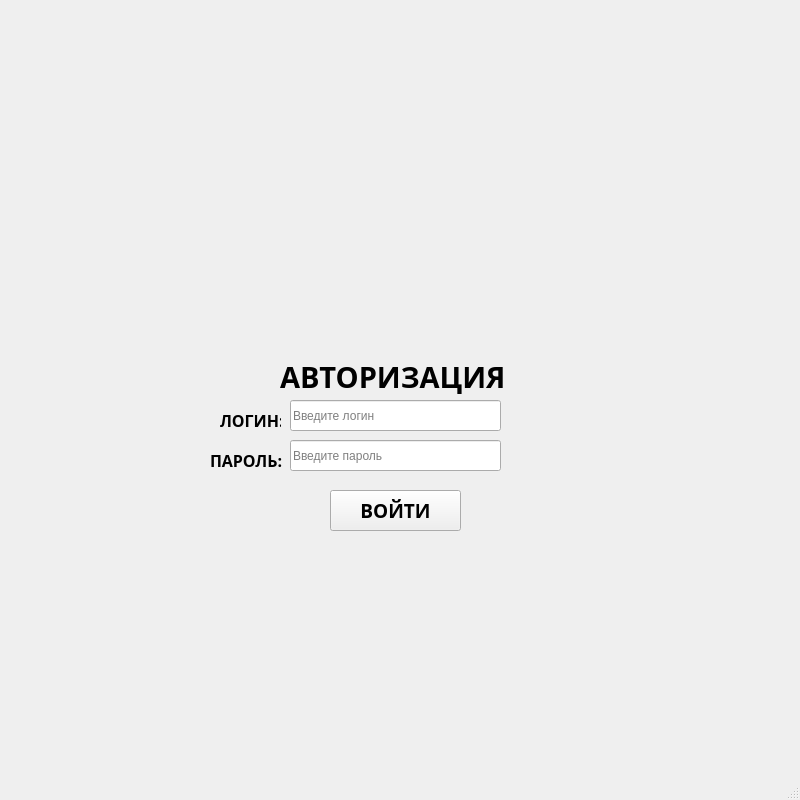
<?xml version="1.0" encoding="UTF-8"?>
<ui version="4.0">
 <class>AuthWindow</class>
 <widget class="QMainWindow" name="AuthWindow">
  <property name="geometry">
   <rect>
    <x>0</x>
    <y>0</y>
    <width>800</width>
    <height>800</height>
   </rect>
  </property>
  <property name="maximumSize">
   <size>
    <width>800</width>
    <height>800</height>
   </size>
  </property>
  <property name="windowTitle">
   <string>Авторизация</string>
  </property>
  <widget class="QWidget" name="centralwidget">
   <widget class="QLineEdit" name="login_input">
    <property name="geometry">
     <rect>
      <x>290</x>
      <y>400</y>
      <width>211</width>
      <height>31</height>
     </rect>
    </property>
    <property name="inputMask">
     <string/>
    </property>
    <property name="text">
     <string/>
    </property>
    <property name="placeholderText">
     <string>Введите логин</string>
    </property>
   </widget>
   <widget class="QLabel" name="label_3">
    <property name="geometry">
     <rect>
      <x>210</x>
      <y>450</y>
      <width>74</width>
      <height>20</height>
     </rect>
    </property>
    <property name="font">
     <font>
      <family>Tw Cen MT</family>
      <pointsize>12</pointsize>
      <weight>75</weight>
      <bold>true</bold>
     </font>
    </property>
    <property name="text">
     <string>ПАРОЛЬ:</string>
    </property>
   </widget>
   <widget class="QLabel" name="label">
    <property name="geometry">
     <rect>
      <x>260</x>
      <y>90</y>
      <width>270</width>
      <height>251</height>
     </rect>
    </property>
    <property name="font">
     <font>
      <family>Tw Cen MT</family>
      <pointsize>48</pointsize>
      <weight>75</weight>
      <bold>true</bold>
     </font>
    </property>
    <property name="text">
     <string/>
    </property>
    <property name="pixmap">
     <pixmap>../../../Downloads/photo_2024-05-22_18-58-07.jpg</pixmap>
    </property>
    <property name="scaledContents">
     <bool>true</bool>
    </property>
   </widget>
   <widget class="QPushButton" name="enter_button">
    <property name="geometry">
     <rect>
      <x>330</x>
      <y>490</y>
      <width>131</width>
      <height>41</height>
     </rect>
    </property>
    <property name="font">
     <font>
      <family>Tw Cen MT</family>
      <pointsize>14</pointsize>
      <weight>75</weight>
      <bold>true</bold>
     </font>
    </property>
    <property name="text">
     <string>ВОЙТИ</string>
    </property>
   </widget>
   <widget class="QLabel" name="label_2">
    <property name="geometry">
     <rect>
      <x>220</x>
      <y>410</y>
      <width>61</width>
      <height>20</height>
     </rect>
    </property>
    <property name="font">
     <font>
      <family>Tw Cen MT</family>
      <pointsize>12</pointsize>
      <weight>75</weight>
      <bold>true</bold>
     </font>
    </property>
    <property name="text">
     <string>ЛОГИН:</string>
    </property>
   </widget>
   <widget class="QLineEdit" name="password_login">
    <property name="geometry">
     <rect>
      <x>290</x>
      <y>440</y>
      <width>211</width>
      <height>31</height>
     </rect>
    </property>
    <property name="text">
     <string/>
    </property>
    <property name="echoMode">
     <enum>QLineEdit::Password</enum>
    </property>
    <property name="placeholderText">
     <string>Введите пароль </string>
    </property>
   </widget>
   <widget class="QLabel" name="label_4">
    <property name="geometry">
     <rect>
      <x>280</x>
      <y>340</y>
      <width>261</width>
      <height>74</height>
     </rect>
    </property>
    <property name="font">
     <font>
      <family>Tw Cen MT</family>
      <pointsize>22</pointsize>
      <weight>75</weight>
      <bold>true</bold>
     </font>
    </property>
    <property name="text">
     <string>АВТОРИЗАЦИЯ</string>
    </property>
   </widget>
   <widget class="QLabel" name="label_5">
    <property name="geometry">
     <rect>
      <x>260</x>
      <y>110</y>
      <width>270</width>
      <height>251</height>
     </rect>
    </property>
    <property name="font">
     <font>
      <family>Tw Cen MT</family>
      <pointsize>48</pointsize>
      <weight>75</weight>
      <bold>true</bold>
     </font>
    </property>
    <property name="text">
     <string/>
    </property>
    <property name="pixmap">
     <pixmap>../photo_2024-06-09_21-04-44.jpg</pixmap>
    </property>
    <property name="scaledContents">
     <bool>true</bool>
    </property>
   </widget>
  </widget>
  <widget class="QMenuBar" name="menubar">
   <property name="geometry">
    <rect>
     <x>0</x>
     <y>0</y>
     <width>800</width>
     <height>21</height>
    </rect>
   </property>
  </widget>
  <widget class="QStatusBar" name="statusbar"/>
 </widget>
 <resources/>
 <connections/>
</ui>
